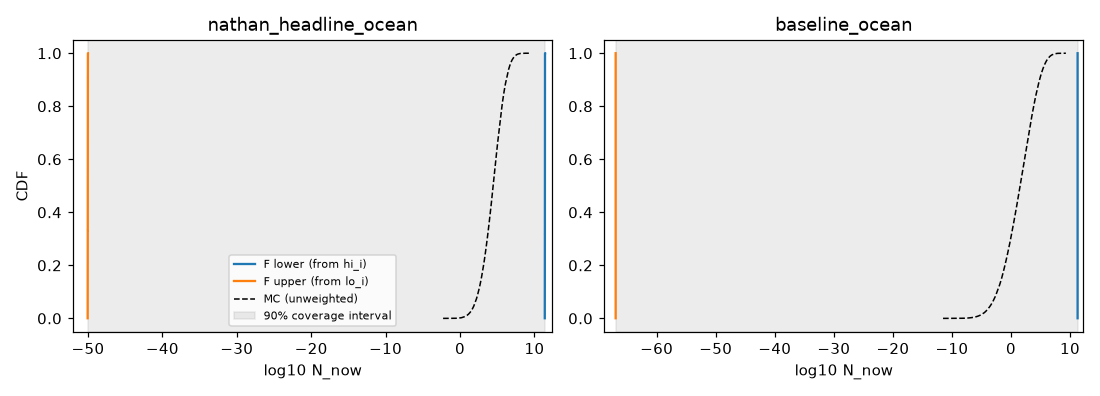

The script that saved this image:
"""P-box: [MEASURED]/[MODELED] inputs sampled (stored draws, their priors), every [GUESS]/untagged input kept as its whole
interval -> per-draw rigorous [lo_i, hi_i] (engine.bound). Valid for ANY dependence among guesses (incl. links).
Coverage interval via two-sided DKW (95% confidence). Also hard interval for MEASURED/MODELED box with guesses at medians."""
import json, math, os, sys, numpy as np, yaml
H = os.path.dirname(os.path.abspath(__file__)); sys.path.insert(0, H); R = os.path.dirname(H); sys.path.insert(0, R)
import engine as E, drake_model as dm
import matplotlib; matplotlib.use("Agg"); import matplotlib.pyplot as plt
cfg = yaml.safe_load(open(os.path.join(R, "params.yaml"))); NS = int(os.environ.get("NS", 2000))
def tag_of(m, specs, k):
    if k.startswith("w_similarity"): return "MEASURED"           # bootstrap of Archive ESI list
    if k == "tau_" + m.steps[-1]["name"] and "n_tool_origins" in specs: k = "n_tool_origins"
    return (specs.get(k) or {}).get("tag", "UNTAGGED")
out = {}; fig, ax = plt.subplots(1, 2, figsize=(10, 3.6))
for j, s in enumerate(["nathan_headline_ocean", "baseline_ocean"]):
    m = dm.Model(cfg, s); specs = m.param_specs(); box = E.full_box(m)
    known = [k for k in box if tag_of(m, specs, k) in ("MEASURED", "MODELED") and box[k][1] > box[k][0]]
    guess = [k for k in box if k not in known and box[k][1] > box[k][0]]
    Z = np.load(os.path.join(R, "results", f"samples_{s}.npz")); idx = np.random.default_rng(3).choice(len(Z["r_N_now"]), NS, replace=False)
    LH = np.array([E.bound(m, {**box, **{k: (float(Z["p_" + k][i]),) * 2 for k in known}}, cfg) for i in idx])
    lo, hi = np.sort(LH[:, 0]), np.sort(LH[:, 1]); eps = math.sqrt(math.log(2 / 0.05) / (2 * NS))
    a = float(lo[max(int(math.floor((0.05 - eps) * NS)) - 1, 0)]) if 0.05 > eps else float(lo[0])
    b = float(hi[min(int(math.ceil((0.95 + eps) * NS)), NS - 1)])
    med = {**{k: (v, v) for k, v in ((k, E.median(specs[k])) for k in guess if k in specs)}}
    for k in guess:
        if k not in med: med[k] = (math.sqrt(box[k][0] * box[k][1]),) * 2 if box[k][0] > 0 else ((box[k][0] + box[k][1]) / 2,) * 2
    hk = E.bound(m, {**box, **med}, cfg)
    out[s] = dict(n_draws=NS, dkw_eps=eps, n_known=len(known), n_guess=len(guess), known=known,
                  coverage90=[a, b], coverage_note="[a,b] contains N with >=90% prob. (95% confidence, DKW) if every guess range is honest; unweighted prior draws" + (" (pre-Earth-timing weights: baseline taus are GUESS intervals)" if "baseline" in s else ""),
                  pbox_quantiles={q: [float(np.quantile(lo, q)), float(np.quantile(hi, q))] for q in (0.1, 0.5, 0.9)},
                  hard_known_only_guess_at_median=list(hk))
    print(s, out[s]["coverage90"], out[s]["pbox_quantiles"], hk, flush=True)
    y = np.arange(1, NS + 1) / NS
    ax[j].step(np.log10(hi), y, label="F lower (from hi_i)"); ax[j].step(np.log10(lo), y, label="F upper (from lo_i)")
    MC = np.sort(Z["r_N_now"]); ax[j].plot(np.log10(np.maximum(MC, 1e-300)), np.arange(1, len(MC) + 1) / len(MC), "k--", lw=1, label="MC (unweighted)")
    ax[j].axvspan(math.log10(a), math.log10(b), color="grey", alpha=.15, label="90% coverage interval")
    ax[j].set_title(s); ax[j].set_xlabel("log10 N_now"); ax[j].set_xlim(math.log10(a) - 2, math.log10(b) + 1)
ax[0].set_ylabel("CDF"); ax[0].legend(fontsize=7); plt.tight_layout(); plt.savefig(os.path.join(H, "pbox.png"), dpi=110)
json.dump(out, open(os.path.join(H, "pbox.json"), "w"), indent=1)
